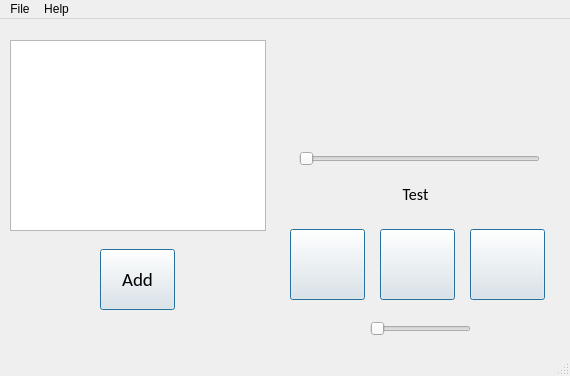
<?xml version="1.0" encoding="UTF-8"?>
<ui version="4.0">
 <class>mainWindow</class>
 <widget class="QMainWindow" name="mainWindow">
  <property name="geometry">
   <rect>
    <x>0</x>
    <y>0</y>
    <width>570</width>
    <height>376</height>
   </rect>
  </property>
  <property name="windowTitle">
   <string>MainWindow</string>
  </property>
  <property name="windowIcon">
   <iconset>
    <normaloff>Res/music player.ico</normaloff>Res/music player.ico</iconset>
  </property>
  <widget class="QWidget" name="centralwidget">
   <widget class="QPushButton" name="Play_button">
    <property name="geometry">
     <rect>
      <x>380</x>
      <y>210</y>
      <width>75</width>
      <height>71</height>
     </rect>
    </property>
    <property name="text">
     <string/>
    </property>
    <property name="icon">
     <iconset>
      <normaloff>Res/play.png</normaloff>Res/play.png</iconset>
    </property>
    <property name="iconSize">
     <size>
      <width>80</width>
      <height>80</height>
     </size>
    </property>
    <property name="default">
     <bool>true</bool>
    </property>
   </widget>
   <widget class="QPushButton" name="Pause_button">
    <property name="geometry">
     <rect>
      <x>290</x>
      <y>210</y>
      <width>75</width>
      <height>71</height>
     </rect>
    </property>
    <property name="text">
     <string/>
    </property>
    <property name="icon">
     <iconset>
      <normaloff>Res/pause.png</normaloff>Res/pause.png</iconset>
    </property>
    <property name="iconSize">
     <size>
      <width>80</width>
      <height>80</height>
     </size>
    </property>
    <property name="default">
     <bool>true</bool>
    </property>
   </widget>
   <widget class="QPushButton" name="Stop_button">
    <property name="geometry">
     <rect>
      <x>470</x>
      <y>210</y>
      <width>75</width>
      <height>71</height>
     </rect>
    </property>
    <property name="text">
     <string/>
    </property>
    <property name="icon">
     <iconset>
      <normaloff>Res/stop.png</normaloff>Res/stop.png</iconset>
    </property>
    <property name="iconSize">
     <size>
      <width>80</width>
      <height>80</height>
     </size>
    </property>
    <property name="default">
     <bool>true</bool>
    </property>
   </widget>
   <widget class="QLabel" name="Song_name">
    <property name="geometry">
     <rect>
      <x>280</x>
      <y>160</y>
      <width>271</width>
      <height>31</height>
     </rect>
    </property>
    <property name="font">
     <font>
      <family>Calibri</family>
      <pointsize>12</pointsize>
      <weight>50</weight>
      <bold>false</bold>
      <strikeout>false</strikeout>
     </font>
    </property>
    <property name="frameShape">
     <enum>QFrame::NoFrame</enum>
    </property>
    <property name="frameShadow">
     <enum>QFrame::Plain</enum>
    </property>
    <property name="text">
     <string>Test</string>
    </property>
    <property name="textFormat">
     <enum>Qt::AutoText</enum>
    </property>
    <property name="alignment">
     <set>Qt::AlignCenter</set>
    </property>
    <property name="margin">
     <number>0</number>
    </property>
   </widget>
   <widget class="QListWidget" name="listWidget">
    <property name="geometry">
     <rect>
      <x>10</x>
      <y>21</y>
      <width>256</width>
      <height>191</height>
     </rect>
    </property>
   </widget>
   <widget class="QPushButton" name="Add_button">
    <property name="geometry">
     <rect>
      <x>100</x>
      <y>230</y>
      <width>75</width>
      <height>61</height>
     </rect>
    </property>
    <property name="font">
     <font>
      <family>Calibri</family>
      <pointsize>14</pointsize>
     </font>
    </property>
    <property name="text">
     <string>Add</string>
    </property>
    <property name="autoDefault">
     <bool>false</bool>
    </property>
    <property name="default">
     <bool>true</bool>
    </property>
    <property name="flat">
     <bool>false</bool>
    </property>
   </widget>
   <widget class="QSlider" name="VolumeBar">
    <property name="geometry">
     <rect>
      <x>370</x>
      <y>300</y>
      <width>101</width>
      <height>20</height>
     </rect>
    </property>
    <property name="maximum">
     <number>100</number>
    </property>
    <property name="orientation">
     <enum>Qt::Horizontal</enum>
    </property>
   </widget>
   <widget class="QSlider" name="SongProgress">
    <property name="geometry">
     <rect>
      <x>299</x>
      <y>130</y>
      <width>241</width>
      <height>20</height>
     </rect>
    </property>
    <property name="orientation">
     <enum>Qt::Horizontal</enum>
    </property>
   </widget>
  </widget>
  <widget class="QMenuBar" name="menubar">
   <property name="geometry">
    <rect>
     <x>0</x>
     <y>0</y>
     <width>570</width>
     <height>21</height>
    </rect>
   </property>
   <widget class="QMenu" name="menuFile">
    <property name="title">
     <string>File</string>
    </property>
    <addaction name="actionOpen"/>
    <addaction name="actionExit"/>
   </widget>
   <widget class="QMenu" name="menuHelp">
    <property name="title">
     <string>Help</string>
    </property>
    <addaction name="actionAbout_us"/>
    <addaction name="actionHelp"/>
   </widget>
   <addaction name="menuFile"/>
   <addaction name="menuHelp"/>
  </widget>
  <widget class="QStatusBar" name="statusbar"/>
  <action name="actionAbout_us">
   <property name="text">
    <string>About us</string>
   </property>
   <property name="statusTip">
    <string>About us</string>
   </property>
  </action>
  <action name="actionHelp">
   <property name="text">
    <string>Help</string>
   </property>
   <property name="statusTip">
    <string>Help</string>
   </property>
   <property name="shortcut">
    <string>Ctrl+H</string>
   </property>
  </action>
  <action name="actionOpen">
   <property name="text">
    <string>Open</string>
   </property>
   <property name="statusTip">
    <string>Open a file</string>
   </property>
   <property name="shortcut">
    <string>Ctrl+O</string>
   </property>
  </action>
  <action name="actionExit">
   <property name="text">
    <string>Exit</string>
   </property>
   <property name="shortcut">
    <string>Ctrl+S</string>
   </property>
  </action>
 </widget>
 <resources/>
 <connections/>
</ui>
